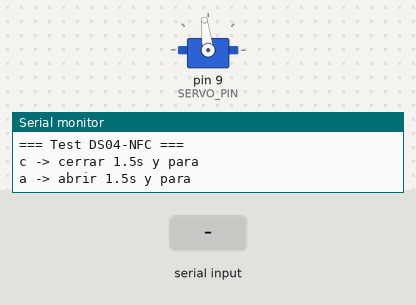
A sketch run on a simulated Arduino Uno, built with avr-gcc and run on an emulated ATmega328P. On the bench: servo, the last lines printed to the serial monitor. The test bench sets the inputs (shaded band).

Above: at 2.2 s.
2.3 s: "c" received over Serial
At 3.2 s:
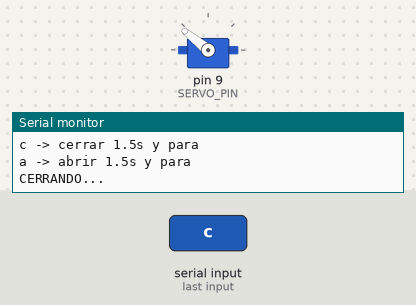
5.3 s: "a" received over Serial
At 6.5 s:
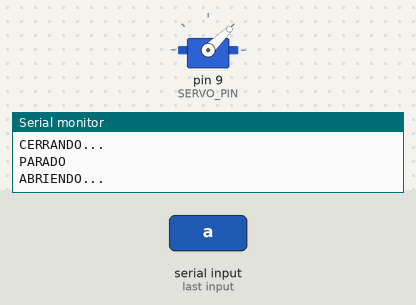
Timing chart, 0 to 8.3 s (numbered marks = the images above; inputs shaded):
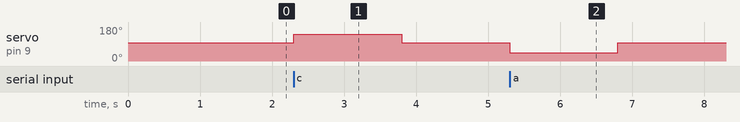

Measured:
- after the input at 2.3 s, servo on pin 9 (SERVO_PIN): 97° → 141° at once, → 97° 1.5 s later
- after the input at 5.3 s, servo on pin 9 (SERVO_PIN): 97° → 44° at once, → 97° 1.5 s later

The sketch:

test_servo.ino
```cpp
/*
 * Test del servo DS04-NFC
 *
 * Programa para probar el servo independientemente del sensor EMG.
 * Acepta comandos por Monitor Serie:
 *   c -> cierra durante TIEMPO_MS y para
 *   a -> abre durante TIEMPO_MS y para
 *
 * Conexiones:
 *   Servo senal  -> Pin 9
 *   Servo VCC    -> Pilas externas 6V (o 5V Arduino si es SG90)
 *   Servo GND    -> GND comun
 */

#include <Servo.h>

Servo servoMano;
const int SERVO_PIN       = 9;
const int SERVO_PARADO_US = 1540;  // ajustar al punto muerto de tu servo
const int SERVO_CERRAR_US = 2000;
const int SERVO_ABRIR_US  = 1000;
const int TIEMPO_MS       = 1500;

void pararServo() {
  servoMano.writeMicroseconds(SERVO_PARADO_US);
}

void mover(int direccion_us) {
  servoMano.writeMicroseconds(direccion_us);
  delay(TIEMPO_MS);
  pararServo();
}

void setup() {
  Serial.begin(115200);
  servoMano.attach(SERVO_PIN);
  pararServo();
  delay(1000);

  Serial.println("=== Test DS04-NFC ===");
  Serial.println("c -> cerrar 1.5s y para");
  Serial.println("a -> abrir 1.5s y para");
}

void loop() {
  if (Serial.available()) {
    char cmd = Serial.read();
    if (cmd == 'c') {
      Serial.println("CERRANDO...");
      mover(SERVO_CERRAR_US);
      Serial.println("PARADO");
    } else if (cmd == 'a') {
      Serial.println("ABRIENDO...");
      mover(SERVO_ABRIR_US);
      Serial.println("PARADO");
    }
  }
}
```
